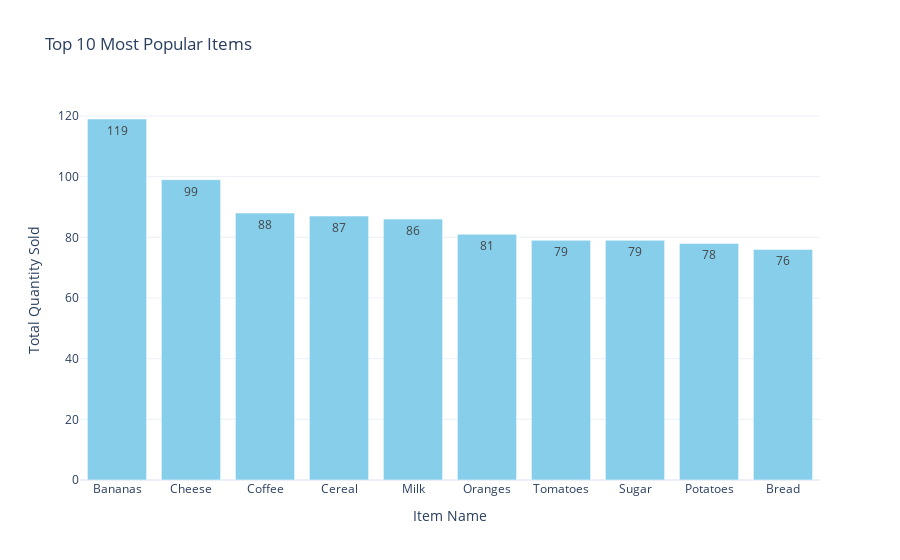

The code cell stored with this chart in its notebook:
### Code cell
# calculate item popularity
item_popularity = data.groupby('Itemname')['Quantity'].sum().sort_values(ascending=False)

top_n = 10
fig = go.Figure()
fig.add_trace(go.Bar(x=item_popularity.index[:top_n], y=item_popularity.values[:top_n],
                     text=item_popularity.values[:top_n], textposition='auto',
                     marker=dict(color='skyblue')))
fig.update_layout(title=f'Top {top_n} Most Popular Items',
                  xaxis_title='Item Name', yaxis_title='Total Quantity Sold')
fig.show()

### Figure 1 — Plotly figure (JSON) as saved in the notebook; plotly's stock layout.template omitted (floating-point values rounded to 4 significant figures)
{"data": [{"marker": {"color": "skyblue"}, "text": [119, 99, 88, 87, 86, 81, 79, 79, 78, 76], "textposition": "auto", "type": "bar", "x": ["Bananas", "Cheese", "Coffee", "Cereal", "Milk", "Oranges", "Tomatoes", "Sugar", "Potatoes", "Bread"], "y": [119, 99, 88, 87, 86, 81, 79, 79, 78, 76]}], "layout": {"title": {"text": "Top 10 Most Popular Items"}, "xaxis": {"title": {"text": "Item Name"}}, "yaxis": {"title": {"text": "Total Quantity Sold"}}}}
